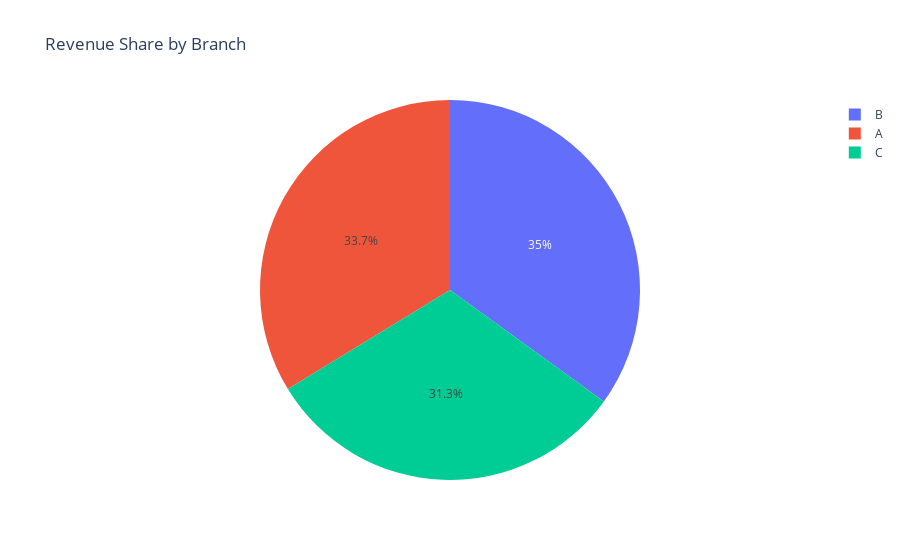

Here is the notebook cell this chart was saved with:
### Code cell
import pandas as pd
import plotly.express as px
from plotly.offline import init_notebook_mode

init_notebook_mode(connected=True)
file_path = r'C:\Users\umarh\Downloads\Walmart Sales.xlsx'
data = pd.read_excel(file_path)

if 'Unit price' in data.columns and 'Quantity' in data.columns:
    data['Revenue'] = data['Unit price'] * data['Quantity']
else:
    print("Required columns to calculate Revenue are missing.")

#  Pie chart 
if 'Revenue' in data.columns and 'Branch' in data.columns:
    fig = px.pie(data, names='Branch', values='Revenue', title='Revenue Share by Branch')
    fig.show()
else:
    print("Required data for the pie chart is missing.")

### Figure 1 — Plotly figure (JSON) as saved in the notebook; plotly's stock layout.template omitted (floating-point values rounded to 4 significant figures; data arrays with more than 128 entries replaced by an {"elided": "..."} marker saying what was removed)
{"data": [{"domain": {"x": [0, 1], "y": [0, 1]}, "hovertemplate": "Branch=%{label}<br>Revenue=%{value}<extra></extra>", "labels": {"elided": "1000 str values"}, "legendgroup": "", "name": "", "showlegend": true, "type": "pie", "values": {"elided": "1000 float values"}}], "layout": {"autosize": true, "legend": {"tracegroupgap": 0}, "title": {"text": "Revenue Share by Branch"}}}
